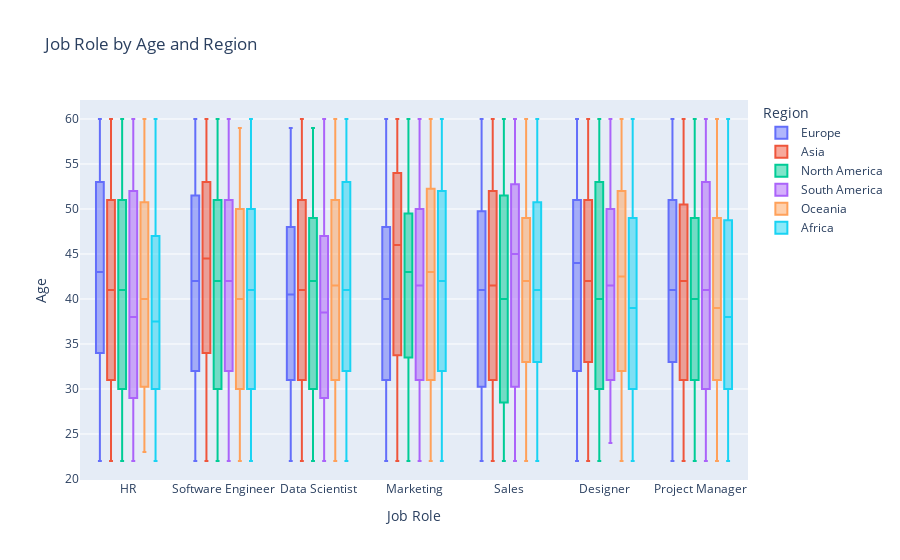

Notebook source saved alongside this figure:
### Code cell
fig = px.box(data, x='Job_Role', y='Age', color='Region', title='Job Role by Age and Region')
fig.update_layout(xaxis_title='Job Role', yaxis_title='Age', legend_title='Region')
fig.show()

### Figure 1 — Plotly figure (JSON) as saved in the notebook; plotly's stock layout.template omitted (floating-point values rounded to 4 significant figures; data arrays with more than 128 entries replaced by an {"elided": "..."} marker saying what was removed)
{"data": [{"alignmentgroup": "True", "hovertemplate": "Region=Europe<br>Job_Role=%{x}<br>Age=%{y}<extra></extra>", "legendgroup": "Europe", "marker": {"color": "#636efa"}, "name": "Europe", "notched": false, "offsetgroup": "Europe", "orientation": "v", "showlegend": true, "type": "box", "x": {"elided": "840 str values"}, "x0": " ", "xaxis": "x", "y": {"elided": "840 int values"}, "y0": " ", "yaxis": "y"}, {"alignmentgroup": "True", "hovertemplate": "Region=Asia<br>Job_Role=%{x}<br>Age=%{y}<extra></extra>", "legendgroup": "Asia", "marker": {"color": "#EF553B"}, "name": "Asia", "notched": false, "offsetgroup": "Asia", "orientation": "v", "showlegend": true, "type": "box", "x": {"elided": "829 str values"}, "x0": " ", "xaxis": "x", "y": {"elided": "829 int values"}, "y0": " ", "yaxis": "y"}, {"alignmentgroup": "True", "hovertemplate": "Region=North America<br>Job_Role=%{x}<br>Age=%{y}<extra></extra>", "legendgroup": "North America", "marker": {"color": "#00cc96"}, "name": "North America", "notched": false, "offsetgroup": "North America", "orientation": "v", "showlegend": true, "type": "box", "x": {"elided": "777 str values"}, "x0": " ", "xaxis": "x", "y": {"elided": "777 int values"}, "y0": " ", "yaxis": "y"}, {"alignmentgroup": "True", "hovertemplate": "Region=South America<br>Job_Role=%{x}<br>Age=%{y}<extra></extra>", "legendgroup": "South America", "marker": {"color": "#ab63fa"}, "name": "South America", "notched": false, "offsetgroup": "South America", "orientation": "v", "showlegend": true, "type": "box", "x": {"elided": "827 str values"}, "x0": " ", "xaxis": "x", "y": {"elided": "827 int values"}, "y0": " ", "yaxis": "y"}, {"alignmentgroup": "True", "hovertemplate": "Region=Oceania<br>Job_Role=%{x}<br>Age=%{y}<extra></extra>", "legendgroup": "Oceania", "marker": {"color": "#FFA15A"}, "name": "Oceania", "notched": false, "offsetgroup": "Oceania", "orientation": "v", "showlegend": true, "type": "box", "x": {"elided": "867 str values"}, "x0": " ", "xaxis": "x", "y": {"elided": "867 int values"}, "y0": " ", "yaxis": "y"}, {"alignmentgroup": "True", "hovertemplate": "Region=Africa<br>Job_Role=%{x}<br>Age=%{y}<extra></extra>", "legendgroup": "Africa", "marker": {"color": "#19d3f3"}, "name": "Africa", "notched": false, "offsetgroup": "Africa", "orientation": "v", "showlegend": true, "type": "box", "x": {"elided": "860 str values"}, "x0": " ", "xaxis": "x", "y": {"elided": "860 int values"}, "y0": " ", "yaxis": "y"}], "layout": {"boxmode": "group", "legend": {"title": {"text": "Region"}, "tracegroupgap": 0}, "title": {"text": "Job Role by Age and Region"}, "xaxis": {"anchor": "y", "domain": [0, 1], "title": {"text": "Job Role"}}, "yaxis": {"anchor": "x", "domain": [0, 1], "title": {"text": "Age"}}}}
